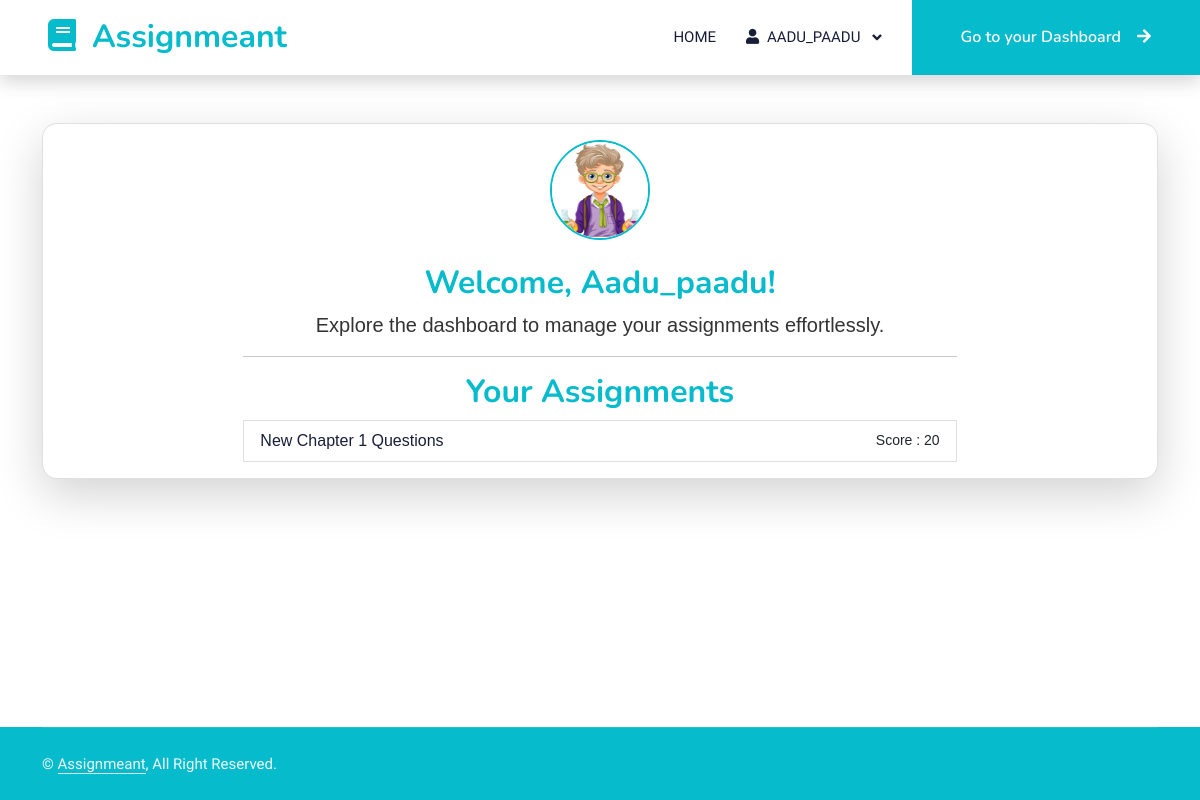
Page /dashboard (signed in) on the earlier database version.
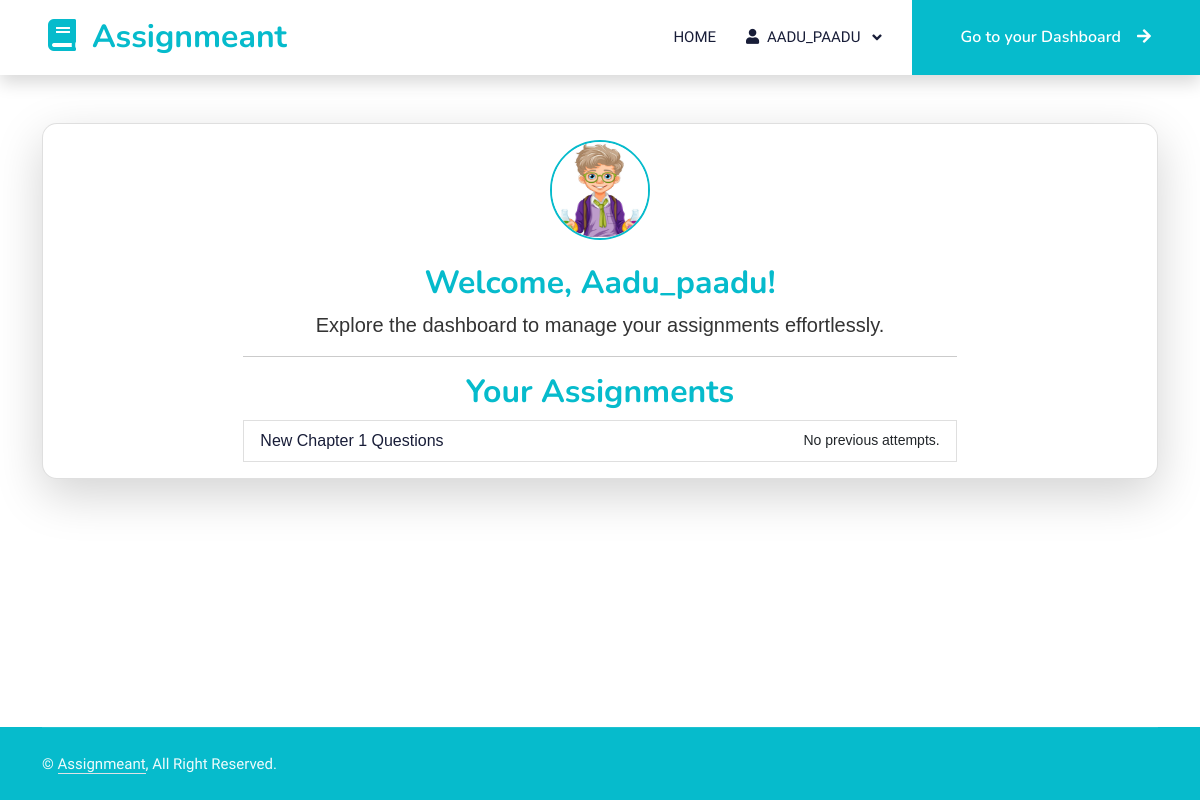
Same page on the later database version.
### assignmeant_app/models.py (models this page shows, shortened)
class User(UserMixin, db.Model):
    id = db.Column(db.Integer, primary_key=True)
    username = db.Column(db.String(150), unique=True, nullable=False)
    password = db.Column(db.String(150), nullable=False)
    role = db.Column(db.String(50), nullable=False)
    __mapper_args__ = {
        'polymorphic_identity': 'user',
        'polymorphic_on': role
    }

class Assignment(db.Model):
    id = db.Column(db.Integer, primary_key=True)
    title = db.Column(db.String(200), nullable=False)
    date_posted = db.Column(db.DateTime, nullable=False, default=datetime.utcnow)
    file_path = db.Column(db.String(200))
    assigned_by_id = db.Column(db.Integer, db.ForeignKey('user.id'), nullable=False)  # Teacher who assigned the task
    assigned_to_id = db.Column(db.Integer, db.ForeignKey('user.id'), nullable=False)  # Student who receives the task
    assigned_by = db.relationship('Teacher', foreign_keys=[assigned_by_id], backref='assigned_tasks')
    assigned_to = db.relationship('Student', foreign_keys=[assigned_to_id], backref='received_assignments')

### app.py (the view)
@app.route('/dashboard', methods=['GET', 'POST'])
@login_required
def dashboard():
    if current_user.role == 'teacher':
        students = User.query.filter_by(role='student').all()
        return render_template('teacher_dashboard.html', username=current_user.username, students=students)
    else:
        student = current_user
        assignments = Assignment.query.filter_by(assigned_to_id=student.id).all()
        scores = {assignment.id: get_max_score(Submission.query.filter_by(assignment_id=assignment.id).all()) if Submission.query.filter_by(assignment_id=assignment.id).all() else -1 for assignment in assignments}
        return render_template('student_dashboard.html', username=current_user.username, assignments=assignments, scores=scores, enumerate=enumerate)

### app.py (called while the page is built)
@login_manager.user_loader
def load_user(user_id):
    return User.query.get(int(user_id))

### assignmeant_app/new_static/templates/student_dashboard.html (shortened to what this page needs)
{% extends "base.html" %}
{% block content %}
<div class="container mt-5">
    <div class="card shadow-lg" style="background: white; color: #333; border: 0`px solid #06BBCC; border-radius: 15px; font-family: Arial, sans-serif;">
        <div class="card-body">
            <div class="row justify-content-center">
                <div class="col-md-8 text-center">
                    <div class="mb-4">
                        <img src="{{ url_for('static', filename='images/student.png') }}" alt="Student" style="height: 100px; width: 100px; border-radius: 50%; border: 2px solid #06BBCC;">
                    </div>
                    <div>
                        <h2 class="card-title" style="color: #06BBCC;">Welcome, {{ username }}!</h2>
                        <p class="lead">Explore the dashboard to manage your assignments effortlessly.</p>
                    </div>
                    <hr>
                    <h2 class="card-title" style="color: #06BBCC;">Your Assignments</h2>
                    {% if assignments %}
                        <ul class="list-group">
                            {% for i, assignment in enumerate(assignments) %}
                            <li class="list-group-item" style="display: flex; justify-content: space-between; align-items: center;">
                                <a href="{{ url_for('view_assignment', assignment_id=assignment.id) }}" class="text-decoration-none text-dark">
                                    {{ assignment.title }}
                                </a>
                                    {% if scores[assignment.id] != -1 %}
                                        <small> Score : {{ scores[assignment.id] }} </small>
                                    {% else %}
                                        <small>No previous attempts.</small>
                                    {% endif %}
                            </li>
                            {% endfor %}
                        </ul>
                    {% else %}
                        <p>You don't have any assignments right now. Come back later.</p>
                    {% endif %}
                </div>
            </div>
        </div>
    </div>
</div>
{% endblock %}

### assignmeant_app/new_static/templates/base.html (shortened to what this page needs)
<!DOCTYPE html>
<html lang="en">
<head>
    <link href="https://cdnjs.cloudflare.com/ajax/libs/font-awesome/5.10.0/css/all.min.css" rel="stylesheet">
    <link href="https://cdn.jsdelivr.net/npm/bootstrap-icons@1.4.1/font/bootstrap-icons.css" rel="stylesheet">
    <link href="{{ url_for('static', filename='/lib/animate/animate.min.css') }}" rel="stylesheet">
    <link href="{{ url_for('static', filename='/lib/owlcarousel/assets/owl.carousel.min.css') }}" rel="stylesheet">
    <link href="{{ url_for('static', filename='/css/bootstrap.min.css') }}" rel="stylesheet">
    <link href="{{ url_for('static', filename='/css/styles.css') }}" rel="stylesheet">
</head>
<body class="d-flex flex-column min-vh-100">
    <nav class="navbar navbar-expand-lg bg-white navbar-light shadow sticky-top p-0">
        <a href="{{ url_for('index') }}" class="navbar-brand d-flex align-items-center px-4 px-lg-5">
            <h2 class="m-0 text-primary"><i class="fa fa-book me-3"></i>Assignmeant</h2>
        </a>
        <div class="collapse navbar-collapse" id="navbarCollapse">
            <div class="navbar-nav ms-auto p-4 p-lg-0">
                <a class="nav-link {% if request.endpoint == 'index' %}active{% endif %}" href="{{ url_for('index') }}">Home</a>
                {% if current_user.username %}
                <li class="nav-item dropdown">
                    <a class="nav-link dropdown-toggle" href="#" id="navbarDropdown" role="button" data-bs-toggle="dropdown" aria-expanded="false">
                        <i class="fas fa-user me-1"></i> {{ current_user.username }}
                    </a>
                </li>
                {% endif %}
            </div>
            <a href="{{ url_for('dashboard') }}" class="btn btn-primary py-4 px-lg-5 d-none d-lg-block">Go to your Dashboard<i class="fa fa-arrow-right ms-3"></i></a>
        </div>
    </nav>
    <div class="d-flex flex-column flex-grow-1">
        <main class="flex-fill">
            {% block content %}
            {% endblock %}
        </main>
    </div>
    <footer class="text-light footer mt-auto wow fadeIn" data-wow-delay="0.1s" style="background-color: #06BBCC;">
        <div class="container" style="background-color: #06BBCC;">
            <div class="copyright">
                <div class="row">
                    <div class="col-md-6 text-center text-md-start mb-3 mb-md-0">
                        &copy; <a class="border-bottom" href="#">Assignmeant</a>, All Right Reserved.
                    </div>
                </div>
            </div>
        </div>
    </footer>
</body>
</html>

### assignmeant_app/new_static/css/styles.css (style rules this page uses)
:root { --primary: #06BBCC; --light: #F0FBFC; --dark: #181d38; }
.btn { font-family: 'Nunito', sans-serif; font-weight: 600; transition: .5s; }
.btn.btn-primary, .btn.btn-secondary { color: #FFFFFF; }
.navbar .dropdown-toggle::after { border: none; content: "\f107"; font-family: "Font Awesome 5 Free"; font-weight: 900; vertical-align: middle; margin-left: 8px; }
.navbar-light .navbar-nav .nav-link { margin-right: 30px; padding: 25px 0; color: #FFFFFF; font-size: 15px; text-transform: uppercase; outline: none; }
.navbar-light .navbar-brand, .navbar-light a.btn { height: 75px; }
.navbar-light .navbar-nav .nav-link { color: var(--dark); font-weight: 500; }
.navbar-light.sticky-top { top: -100px; transition: .5s; }
.footer .copyright { padding: 25px 0; font-size: 15px; border-top: 1px solid rgba(256, 256, 256, .1); }
.footer .copyright a { color: var(--light); }

Differences in the rows shown:
changed Assignment "New Chapter 1 Questions": scores "20" → (not shown); text "Score :" → "No previous attempts."
